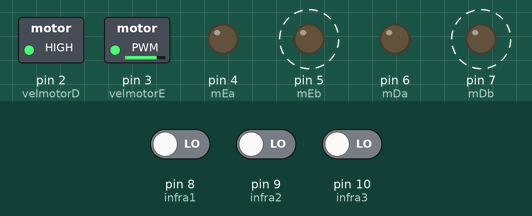
Simulated run of this sketch. Board: Arduino Uno, built with avr-gcc and run on an emulated ATmega328P. On the bench: switched loads named in the sketch (green lamp = pin HIGH), output pins drawn as LEDs (lit = HIGH). Dashed ring = blinking. The test bench sets the inputs (shaded band); at power-on: pin 8 (infra1) LOW, pin 10 (infra3) LOW, pin 9 (infra2) LOW.

Above: at 2.8 s.
2.9 s: pin 8 (infra1) driven HIGH
At 3.4 s:
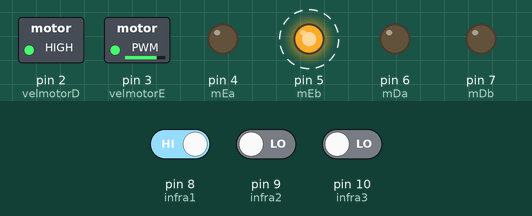
7.0 s: pin 8 (infra1) driven LOW
At 7.4 s:
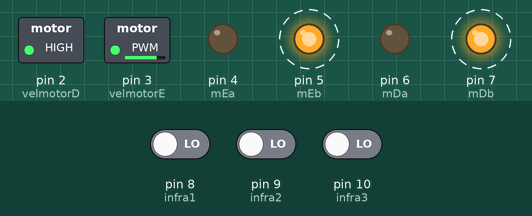
10.5 s: pin 10 (infra3) driven HIGH
At 11.4 s:
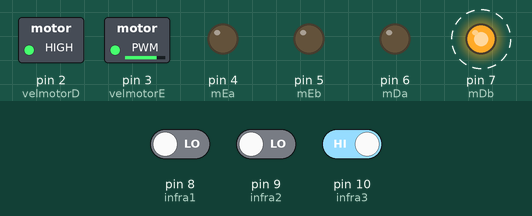
14.6 s: pin 10 (infra3) driven LOW
At 15.3 s:
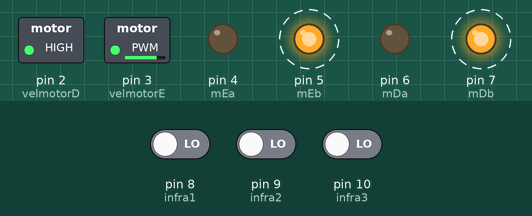
18.7 s: pin 9 (infra2) driven HIGH
At 19.2 s:
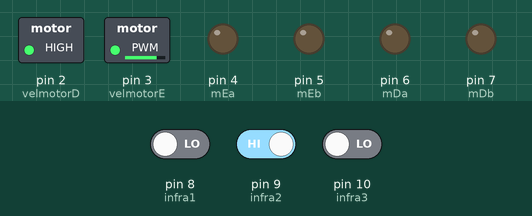
Timing chart, 0 to 21.2 s (numbered marks = the images above; inputs shaded):
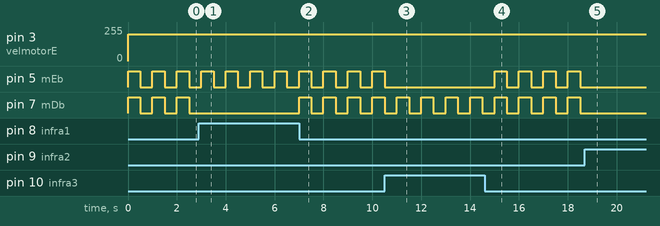

Measured:
- after the input at 2.9 s, pin 7 (mDb): stops changing and stays LOW
- after the input at 7.0 s, pin 7 (mDb): alternates HIGH for 0.50 s and LOW for 0.50 s, starting at once
- after the input at 10.5 s, pin 5 (mEb): goes on until 10.5 s, then stays LOW
- after the input at 14.6 s, pin 5 (mEb): alternates HIGH for 0.50 s and LOW for 0.50 s, starting after 0.40 s
- after the input at 18.7 s, pin 5 (mEb), pin 7 (mDb): stops changing and stays LOW
- by itself, pin 5 (mEb), pin 7 (mDb): alternates HIGH for 0.50 s and LOW for 0.50 s

The sketch:

motor_e_seguidor_de_linha_mark02.ino
```cpp
//----Configuração motores----//
#define velmotorD 2 // Motor direito
#define velmotorE 3 // Motor esquerdo
#define mEa 4 // Motor esquerdo
#define mEb 5 // Motor esquerdo
#define mDa 6 // Motor direito
#define mDb 7 // Motor direito

int velD = 128; //Motor Direito
//Motor D com problema em aceitar velocidades abaixo de 128
int velE = 200; //Motor Esquerdo
//----------------------------//

//----Configuração sensores reflexivos infravermelho----//
#define infra1 8 // 1 da esquerda para direita
#define infra2 9 // 2 da esquerda para direita
#define infra3 10 // 3 da esquerda para direita

int leitura1 = 0; // 1 da esquerda para direita
int leitura2 = 0; // 2 da esquerda para direita
int leitura3 = 0; // 3 da esquerda para direita
//-----------------------------------------------------//
void setup() {
  Serial.begin(9600);
  //----Configuração motores----//
  pinMode(velmotorD, OUTPUT);
  pinMode(velmotorE, OUTPUT);
  pinMode(mEa, OUTPUT);
  pinMode(mEb, OUTPUT);
  digitalWrite(mEa, LOW);
  digitalWrite(mEb, LOW);
  pinMode(mDa, OUTPUT);
  pinMode(mDb, OUTPUT);
  digitalWrite(mDa, LOW);
  digitalWrite(mDb, LOW);
  digitalWrite(velmotorD, velD);
  digitalWrite(velmotorE, velE);
  //----------------------------//
  //----Configuração sensores reflexivos infravermelho----//
  pinMode(infra1, INPUT);
  pinMode(infra2, INPUT);
  pinMode(infra3, INPUT);
  //-----------------------------------------------------//
}

void loop() {
  leitura1 = digitalRead(infra1);
  leitura2 = digitalRead(infra2);
  leitura3 = digitalRead(infra3);

  int leitura = (leitura1 * 4) + (leitura2 * 2) + (leitura3 * 1); //convertendo para um numero inteiro

  if (leitura == 0) { //Para frente
    andar(velD, velE, 0, 1, 0, 1); //Para frente
    delay(500);
  }
  if (leitura == 1) { //Girar para Esquerda
    andar(velD,velE,0,1,0,0); //Roda o motor da Direita para frente
    delay(500);
  }
  if (leitura == 3) { //Girar para Esquerda
    andar(velD,velE,0,1,0,0); //Roda o motor da Direita para frente
    delay(500);
  }
  if (leitura == 4) { //Girar para Direita
    andar(velD, velE, 0, 0, 0, 1); //Roda o motor da Esquerda para frente
    delay(500);
  }
  if (leitura == 5 ) { //Para Frente
    andar(velD, velE, 0, 1, 0, 1); //Para frente
    delay(500);
  }
  if (leitura == 6 ) { //Girar para Direita
    andar(velD, velE, 0, 0, 0, 1); //Roda o motor da Esquerda para frente
    delay(500);
  }
  if (leitura == 7 ) {
    andar(velD, velE, 0, 1, 0, 1); //Para frente
    delay(500);
  }
  andar(velD, velE, 0, 0, 0, 0); //Parando
  delay(500);
}
void andar(int velocidadeD, int velocidadeE, int motorDa, int motorDb, int motorEa, int motorEb) {
  analogWrite(velmotorD, velocidadeD);
  analogWrite(velmotorE, velocidadeE);
  // muda o estado do Motor Direito
  digitalWrite(mDa, motorDa);
  digitalWrite(mDb, motorDb);
  // muda o estado do Motor Esquerdo
  digitalWrite(mEa, motorEa);
  digitalWrite(mEb, motorEb);
}
```
